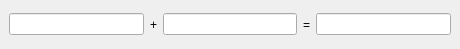
<?xml version="1.0" encoding="UTF-8"?>
<ui version="4.0">
 <class>MainWindow</class>
 <widget class="QMainWindow" name="MainWindow">
  <property name="geometry">
   <rect>
    <x>0</x>
    <y>0</y>
    <width>460</width>
    <height>49</height>
   </rect>
  </property>
  <property name="windowTitle">
   <string>MainWindow</string>
  </property>
  <widget class="QWidget" name="centralwidget">
   <layout class="QHBoxLayout" name="horizontalLayout">
    <item>
     <widget class="QLineEdit" name="le_c"/>
    </item>
    <item>
     <widget class="QLabel" name="lbl_plus">
      <property name="text">
       <string>+</string>
      </property>
     </widget>
    </item>
    <item>
     <widget class="QLineEdit" name="le_d"/>
    </item>
    <item>
     <widget class="QLabel" name="lbl_equal">
      <property name="text">
       <string>=</string>
      </property>
     </widget>
    </item>
    <item>
     <widget class="QLineEdit" name="le_result"/>
    </item>
   </layout>
  </widget>
 </widget>
 <resources/>
 <connections/>
</ui>
